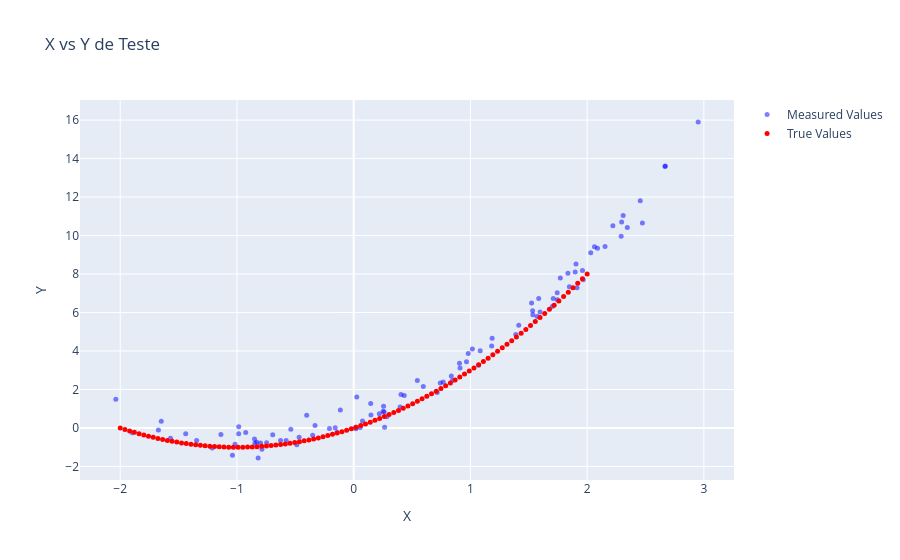

Notebook source saved alongside this figure:
### Code cell
fig = go.Figure()
fig.add_trace(go.Scatter(x=X_measured_test.numpy(), y=y_measured_test.numpy(), mode='markers', name='Measured Values', marker=dict(color='blue', size=5, opacity=0.5)))
fig.add_trace(go.Scatter(x=X_true_test.numpy(), y=y_true_test.numpy(), mode='markers', name='True Values', marker=dict(color='red', size=5, opacity=1)))
fig.update_layout(title='X vs Y de Teste', xaxis_title='X', yaxis_title='Y')
fig.show()
